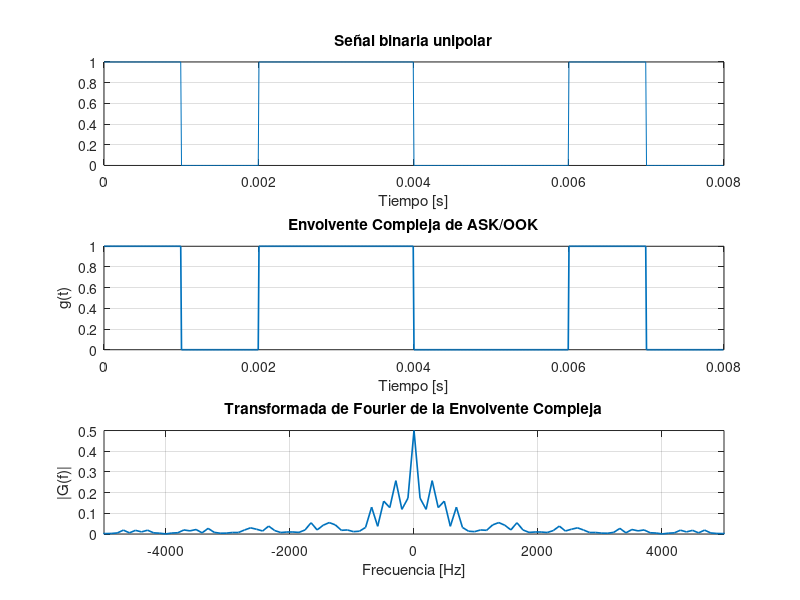

Source code (MATLAB):
close all;
% Parámetros
Ac = 1;          % amplitud portadora
Rb = 1e3;        % tasa de bits [bits/s]

Tb = 1/Rb;       % tiempo de bit
Fs = 100*Rb;     % frecuencia de muestreo

% Secuencia binaria unipolar
bits = [1 0 1 1 0 0 1 0]; % Crea una secuencia pre definida

% Construcción de la señal modulante m(t)
Ns = round(Fs/Rb);          % muestras por bit
m = repelem(bits, Ns);      % tren de pulsos NRZ unipolar

t = (0:length(m)-1)/Fs;

% Envolvente compleja para ASK/OOK
g = Ac * m;

% FFT de la envolvente compleja
Nfft = 2^nextpow2(length(g));
G = fftshift(fft(g, Nfft))/length(g);
f = (-Nfft/2:Nfft/2-1)*(Fs/Nfft);

% Gráficas
figure;

subplot(3,1,1)
plot(t,m)
grid on
title('Señal binaria unipolar')
xlabel('Tiempo [s]')

subplot(3,1,2)
plot(t, g, 'LineWidth', 1.2)
grid on
xlabel('Tiempo [s]')
ylabel('g(t)')
title('Envolvente Compleja de ASK/OOK')

subplot(3,1,3)
plot(f, abs(G), 'LineWidth', 1.2)
grid on
xlabel('Frecuencia [Hz]')
ylabel('|G(f)|')
title('Transformada de Fourier de la Envolvente Compleja')
xlim([-5*Rb 5*Rb])
